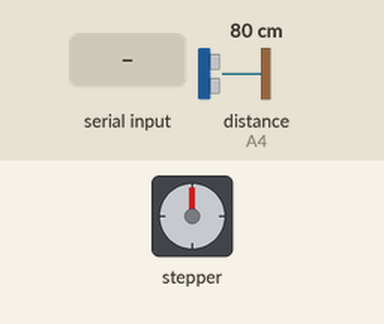
Recording of a sketch running on a simulated Arduino Uno, built with avr-gcc and run on an emulated ATmega328P. On the bench: stepper motor. The test bench sets the inputs (shaded band); at power-on: distance to the obstacle (sensor on A4) 80 cm. The echo pulse lasts 58.3 µs per cm; stepper angles assume 2048 steps per turn.

Above: at 1.2 s.
1.3 s: "1" received over Serial
At 1.75 s:
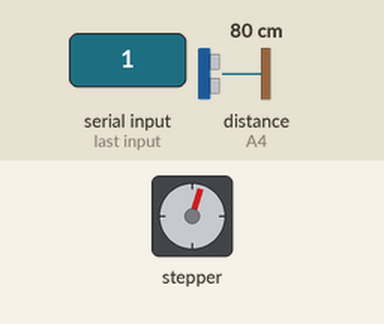
At 2.35 s:
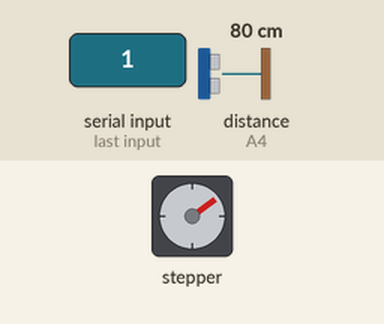
Timing chart, 0 to 13.3 s (numbered marks = the images above; inputs shaded):
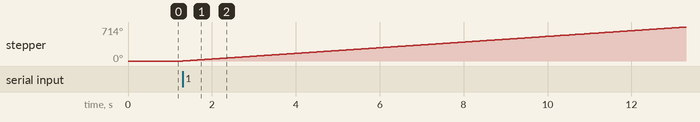

Measured:
- after the input at 1.3 s, stepper: keeps turning clockwise at about 60°/s, starting at once

The sketch:

sketch_dec9a_copy_20231209175344.ino
```cpp
#include <Stepper.h>
//VELOCIDAD MOTOR
double stepsPerRevolution = 2048;

//pines de sensor
int trigPin = A5;
int echoPin = A4;

//pines motor1
Stepper motor1(stepsPerRevolution, 22, 24, 23, 25);

//pines motor2
Stepper motor2(stepsPerRevolution, 26, 28, 27, 29);

//pines motor3
Stepper motor3(stepsPerRevolution, 30, 32, 31, 33);

//pines de leds
int led1 = 2;
int led2 = 3;
int led3 = 4;

bool ocupado = true;
int maquina = 1;
bool freno = true;

void setup() {
  Serial.begin(9600);

  pinMode(trigPin, OUTPUT);
  pinMode(echoPin, INPUT);

  motor1.setSpeed(10);
  motor2.setSpeed(10);
  motor3.setSpeed(10);

  digitalWrite(trigPin, LOW);
}

void loop() {
  if (Serial.available() > 0) {
    char producto = Serial.read();
    elegirProducto(producto);
  }
}

void elegirProducto(char producto) {
  ocupado = true;
  if (producto == '1') {
        maquina = 0;
        while (ocupado) {
          motor1.step(stepsPerRevolution);
          sacarDulce();
        }
        if (!ocupado) {
          Serial.println("0");
        }
      } else if (producto == '2') {
        while (ocupado) {
          motor2.step(stepsPerRevolution);
          sacarDulce();
        }
        if (!ocupado) {
          Serial.println(0);
        }
      } else if (producto == '3') {
        while (ocupado) {
          motor3.step(stepsPerRevolution);
          sacarDulce();
        }
        if (!ocupado) {
          Serial.println(0);
          }
      }
}

void sacarDulce() {
  bool entregado = detectarProducto();
  if (entregado) {
    ocupado = false;
    maquina = 1;
  }
}

bool detectarProducto() {
  bool detectado = false;
  long time;
  long distance;
  long dl;
  digitalWrite(trigPin, HIGH);
  delayMicroseconds(10);
  digitalWrite(trigPin, LOW);

  time = pulseIn(echoPin, HIGH);
  distance = (time / 59);
  dl = distance / 3;

  if (dl <= 7) {
    detectado = true;
  }

  return detectado;
}
```
